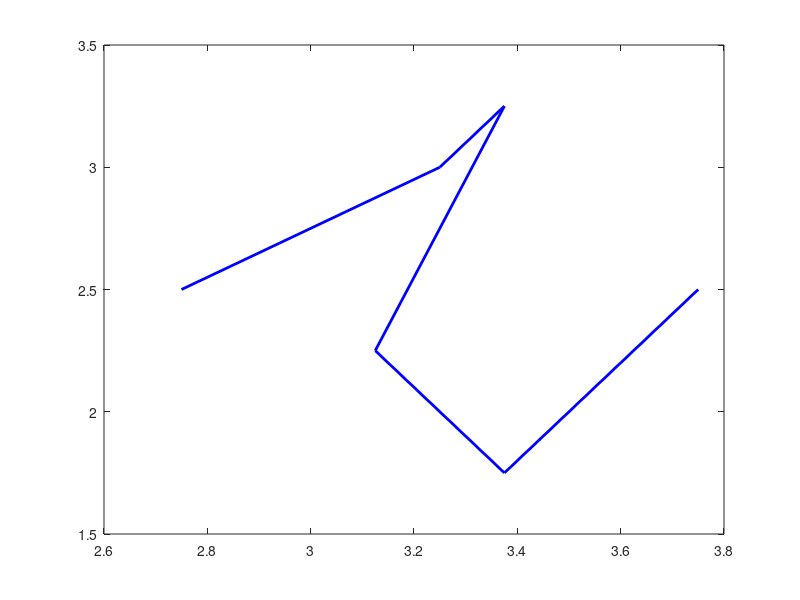

Write the MATLAB code that produced this figure. (Note: this script raises an error after producing the figure.)
function plotWords()
% Define a comtainer map to store letters and their instructions 
letterMap = containers.Map();

% Define instructions for each letter in your name 
% You can define the instructions as a series of (x,y) coordinates 
letterMap('i') = [2.75 2.5; 3.25 3; 3.375 3.25; 3.125 2.25; 3.375 1.75; 
    3.75 2.5];   
letterMap('z') = [0.25 2.5; 1.25 3; 1 2.5; 0.75 2; 1.5 2; 0.5 0.5; 0.75 1;
    1.5 1.75; 2.25 2.5];

% Name 
Name = 'izz';

% Initialize arrays to store the spline points 
splineX = [];
splineY = [];

% Loop through the letters in your name and draw 
for i = 1:length(Name)
    letter = (Name(i)); 
    if isKey(letterMap, letter)
        instructions = letterMap(letter);
        plot(instructions(:,1), instructions(:,2), 'b', 'LineWidth', 2);
        hold on; 

        % Add the letter's points to the spline arrays
        splineX = [splineX; instructions(:,1)];
        splineY = [splineY; instructions(:,2)];

        % Add a point to separate the letters 
        if i < length(Name)
            splineX = [splineX; Nan];
            splineY = [splineY; Nan];
        end
    else 
        fprintf('Letter "%s" is not defined.\n', letter);
    end
end 

% Use spline interpolation to make the cursive connection between letters
tt = 0:0.01:(length(splineX)-1);
xx = spline(1:length(splineX), splineX, tt);
yy = spline(1:length(splineY), splineY, tt);

% Plot the cursive connection
plot(xx, yy, 'r', 'LineWidth', 2);

axis equal;
title('Name');
xlabel('x');
ylabel('y');
hold off; 
grid on;
end 
